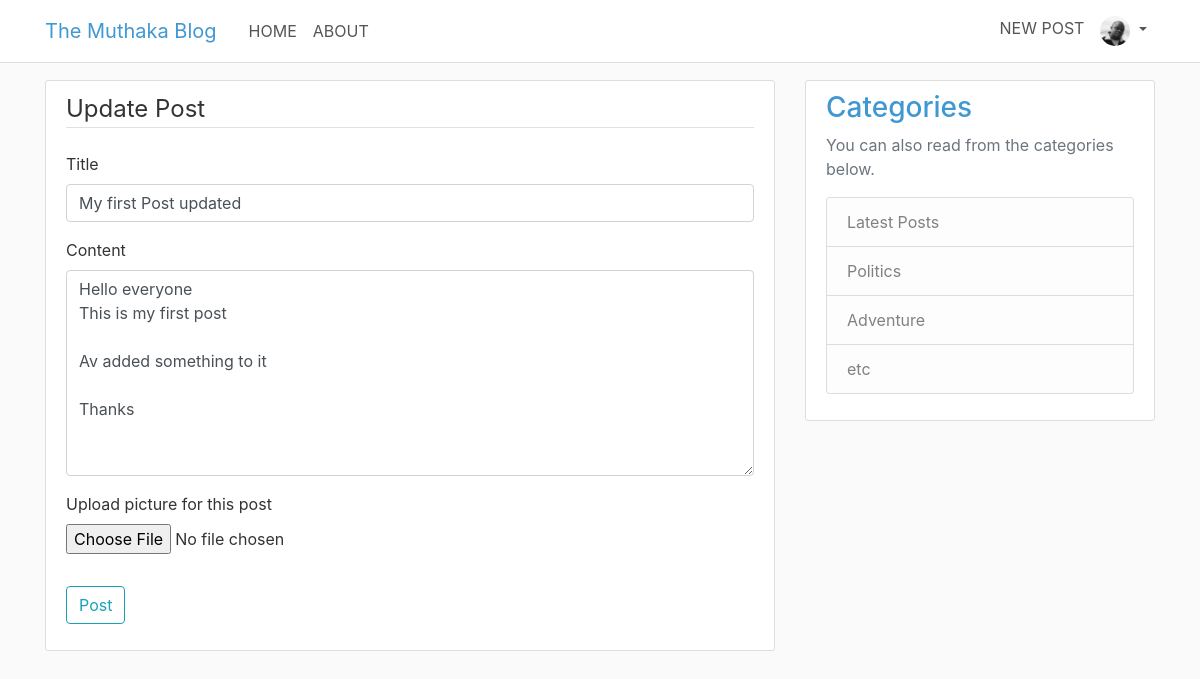
The app's page /post/2/update (signed in) with its own data.
### models.py (models this page shows, shortened)
class User(db.Model, UserMixin):
    id = db.Column(db.Integer, primary_key=True)
    username = db.Column(db.String(20), unique=True, nullable=False)
    email = db.Column(db.String(120), unique=True, nullable=False)
    image_file = db.Column(db.String(20), nullable=False, default='default.jpg')
    password = db.Column(db.String(60), nullable=False)
    posts = db.relationship('Post', backref='autor', lazy=True)

class Post(db.Model):
    id = db.Column(db.Integer, primary_key=True)
    title = db.Column(db.String(100), nullable=False)
    date_posted = db.Column(db.DateTime, nullable=False, default=datetime.utcnow)
    content = db.Column(db.Text, nullable=False)
    user_id = db.Column(db.Integer, db.ForeignKey('user.id'), nullable=False)

### routes.py (the view)
@app.route("/post/<int:post_id>/update", methods=['GET', 'POST'])
@login_required
def update_post(post_id):
    post = Post.query.get_or_404(post_id)
    if post.autor != current_user:
        abort(403)
    form = PostForm()
    if form.validate_on_submit():
        post.title = form.title.data
        post.content = form.content.data
        db.session.commit()
        flash('Post updated successfully', 'success')
        return redirect(url_for('post', post_id=post.id))
    elif request.method == 'GET':
        form.title.data = post.title
        form.content.data = post.content
    return render_template('create_post.html', title='Update Post',
                           form=form, legend='Update Post')

### forms.py
class PostForm(FlaskForm):
    title = StringField('Title', validators=[data_required()])
    content = TextAreaField('Content', validators=[data_required()])
    picture = FileField('Upload picture for this post', validators=[FileAllowed(['jpg', 'jpeg', 'png'])])
    submit = SubmitField('Post')

### models.py (called while the page is built)
@login_manager.user_loader
def load_user(user_id):
    return User.query.get(user_id)

### templates/create_post.html (shortened to what this page needs)
{% extends "layout.html" %}
{% block content %}
<div class="content-section">
    <form method="post" action="">
        <fieldset class="form-group">
            <legend class="border-bottom mb-4">{{ legend }}</legend>
            <div class="form-group">
                {{ form.title.label(class="form-control-label") }}
                {% if form.title.errors %}
                    {{ form.title(class="form-control form-control is-invalid") }}
                    <div class="invalid-feedback">
                        {% for error in form.title.errors %}
                            <span>{{ error }}</span>
                        {% endfor %}
                    </div>
                {% else %}
                    {{ form.title(class="form-control form-control") }}
                {% endif %}
            </div>
            <div class="form-group">
                {{ form.content.label(class="form-control-label") }}
                {% if form.content.errors %}
                    {{ form.content(class="form-control form-control is-invalid") }}
                    <div class="invalid-feedback">
                        {% for error in form.content.errors %}
                            <span>{{ error }}</span>
                        {% endfor %}
                    </div>
                {% else %}
                    {{ form.content(class="form-control form-control", rows="8") }}
                {% endif %}
            </div>
            <div class="form-group">
                {{ form.picture.label() }}
                {{ form.picture(class="form-control-file") }}
            </div>
        </fieldset>
        <div class="form-group">
            {{ form.submit(class="btn btn-outline-info") }}
        </div>
    </form>
</div>
{% endblock %}

### templates/layout.html (shortened to what this page needs)
<!DOCTYPE html>
<html lang="en">
<head>
    <link rel="stylesheet" type="text/css" href="../static/bootstrap/css/bootstrap.min.css">
    <link rel="stylesheet" type="text/css" href="../static/bootstrap/css/responsive.css">
    <link rel="stylesheet" type="text/css" href="../static/bootstrap/css/font-awesome.min.css">
    <link rel="stylesheet" type="text/css" href="{{ url_for('static', filename='main.css') }}">
</head>
<body>
    <header class="site-header">
      <nav class="navbar navbar-expand-md navbar-dark bg-steel fixed-top">
        <div class="container">
          <a class="navbar-brand logo mr-4" href="/">The Muthaka Blog</a>
          <div class="collapse navbar-collapse" id="navbarToggle">
            <div class="navbar-nav mr-auto">
              <li class="nav-item">
                <a class="nav-link" href="{{ url_for('home') }}">HOME</a>
              </li>
              <li class="nav-item">
                <a class="nav-link" href="{{ url_for('about') }}">ABOUT</a>
              </li>
            </div>
            <div class="navbar-nav">
                {% if current_user.is_authenticated %}
                    <li class="nav-item">
                      <a class="nav-link" href="{{ url_for('new_post') }}">NEW POST</a>
                    </li>
                    <li class="nav-item dropdown">
                      <a class="nav-link dropdown-toggle" href="#" id="navbarDropdown" role="button" data-toggle="dropdown" aria-haspopup="true" aria-expanded="false">
                        <img class="rounded-circle" src="{{ url_for('static', filename='profile_pics/' + current_user.image_file) }}" style="width: 30px;">
                      </a>
                    </li>
                {% endif %}
            </div>
          </div>
        </div>
      </nav>
    </header>
    <main role="main" class="container">
      <div class="row">
        <div class="col-md-8">
            {% block content %}{% endblock %}
        </div>
        <div class="col-md-4">
          <div class="content-section">
            <h3>Categories</h3>
            <p class='text-muted'>You can also read from the categories below.
              <ul class="list-group">
                <li class="list-group-item list-group-item-light">Latest Posts</li>
                <li class="list-group-item list-group-item-light">Politics</li>
                <li class="list-group-item list-group-item-light">Adventure</li>
                <li class="list-group-item list-group-item-light">etc</li>
              </ul>
            </p>
          </div>
        </div>
      </div>
    </main>
</body>
</html>

### static/main.css (style rules this page uses)
body { background: #fafafa; color: #333333; margin-top: 5rem; font-family: -apple-system, system-ui, "Segoe UI", Helvetica, Arial, sans-serif, "Apple Color Emoji", "Segoe UI Emoji", "Segoe UI Symbol"; font-weight: 400; }
h1, h2, h3, h4, h5, h6 { color: #4098d3; }
ul { margin: 0; }
.bg-steel { background-color: #fff; border-bottom: 1px solid #dddddd; }
.logo { color: #4098d3 !important; }
.site-header .navbar-nav .nav-link { color: #555; }
.content-section { background: #ffffff; padding: 10px 20px; border: 1px solid #dddddd; border-radius: 3px; margin-bottom: 20px; box-sizing: border-box; }

### records on screen
User: image_file (picture)
Post: title "My first Post updated", content "Hello everyone This is my first post Av added something to it Thanks"

### other values on screen
{{ legend }} "Update Post"
